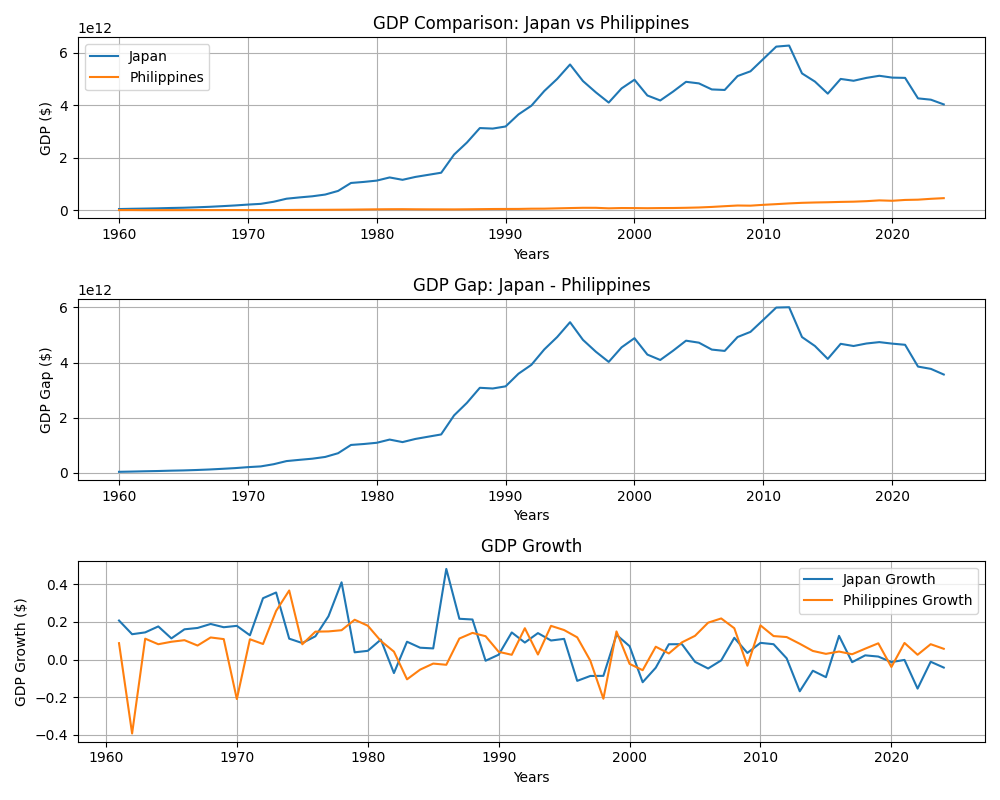

Source code (Python):
import pandas as pd
import matplotlib.pyplot as plt

df = pd.read_csv("real_gdp.csv")
print(df.head())

plt.figure(figsize = (10,8))

#GDP
plt.subplot(3,1,1)
plt.plot(df["Years"], df["Japan"], label = "Japan")
plt.plot(df["Years"], df["Philippines"], label = "Philippines")
plt.xlabel("Years")
plt.ylabel("GDP ($)")
plt.title("GDP Comparison: Japan vs Philippines")
plt.legend()
plt.grid()

#Difference
plt.subplot(3,1,2)
df["Difference"] = df["Japan"] - df["Philippines"]
plt.plot(df["Years"], df["Difference"], label = "GDP difference")
plt.xlabel("Years")
plt.ylabel("GDP Gap ($)")
plt.title("GDP Gap: Japan - Philippines")
plt.grid()

#GDP growth
plt.subplot(3,1,3)
df["Japan Growth"] = df["Japan"].pct_change()
plt.plot(df["Years"], df["Japan Growth"], label = "Japan Growth")
df["Philippines Growth"] = df["Philippines"].pct_change()
plt.plot(df["Years"], df["Philippines Growth"], label = "Philippines Growth")
plt.xlabel("Years")
plt.ylabel("GDP Growth ($)")
plt.title("GDP Growth")
plt.legend()
plt.grid()

plt.tight_layout()
plt.savefig("gdp_analysis.png")
plt.show()

#GDP Comparison Analysis: Japan vs Philippines (World Bank Data)
#Using real-world data from the World Bank, Japan has a significantly higher GDP than the Philippines throughout the observed period.
#The GDP Growth graph shows that both countries experienced fluctuations over time
#However, the Philippines tends to have more consistent growth, while Japan shows more volatility, especially during economic downturns.
#The GDP gap widened rapidly from the 1960s to the 1990s, reflecting Japan’s rapid economic expansion. However, in recent years, the gap has stabilized and shows slight signs of narrowing, suggesting gradual convergence.
#Overall, while Japan remains a much larger and more mature economy, the Philippines demonstrates steady growth potential as an emerging economy.
